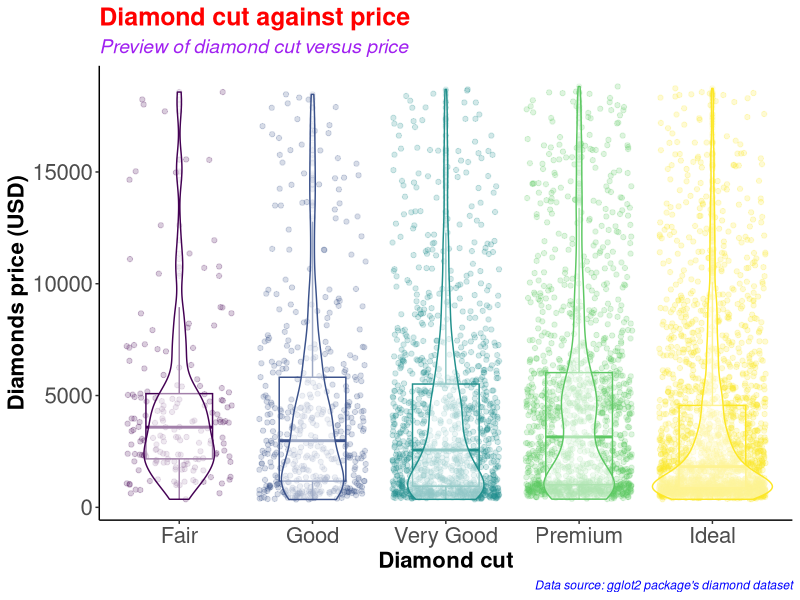
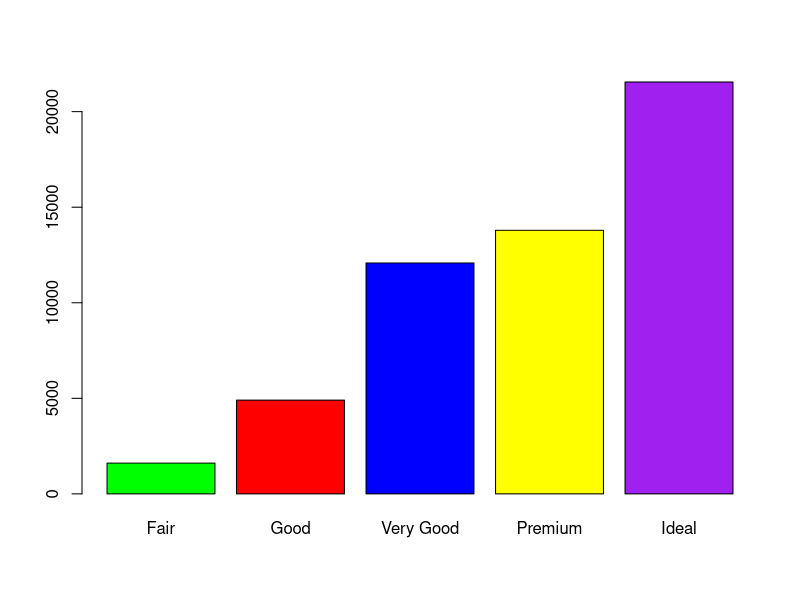
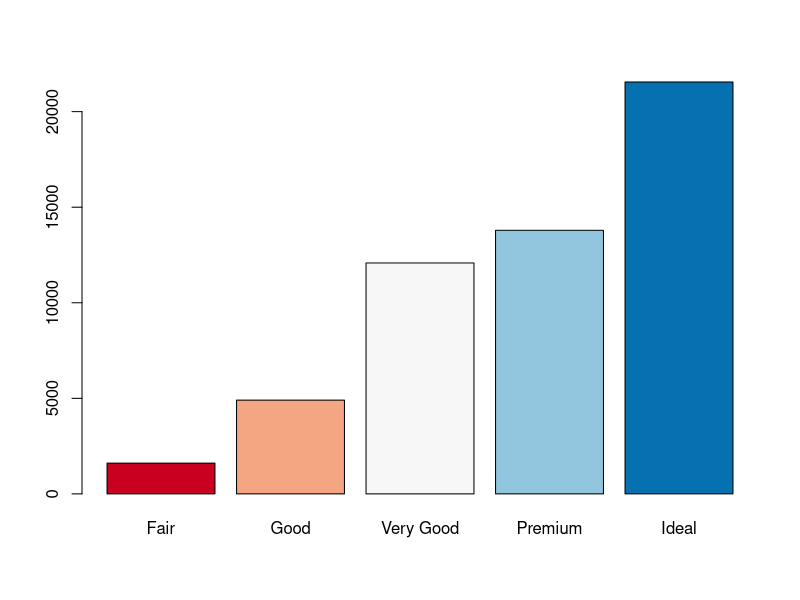
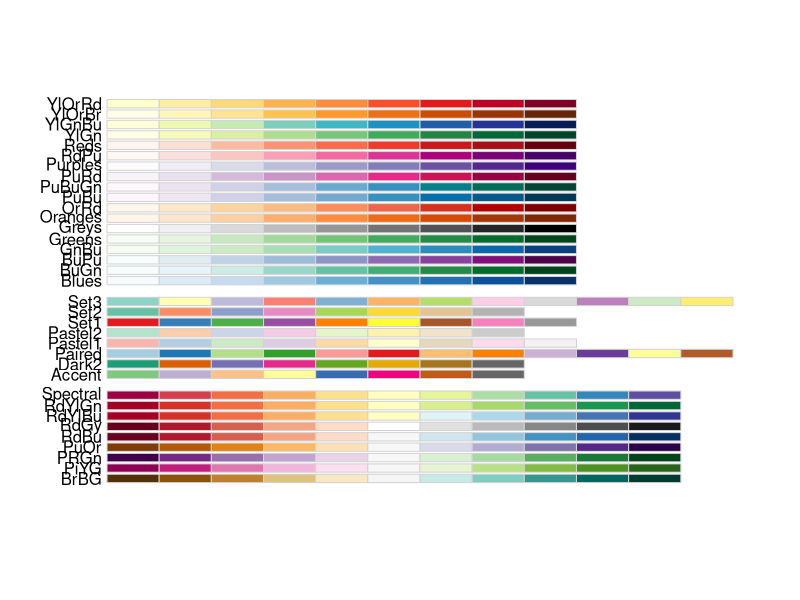
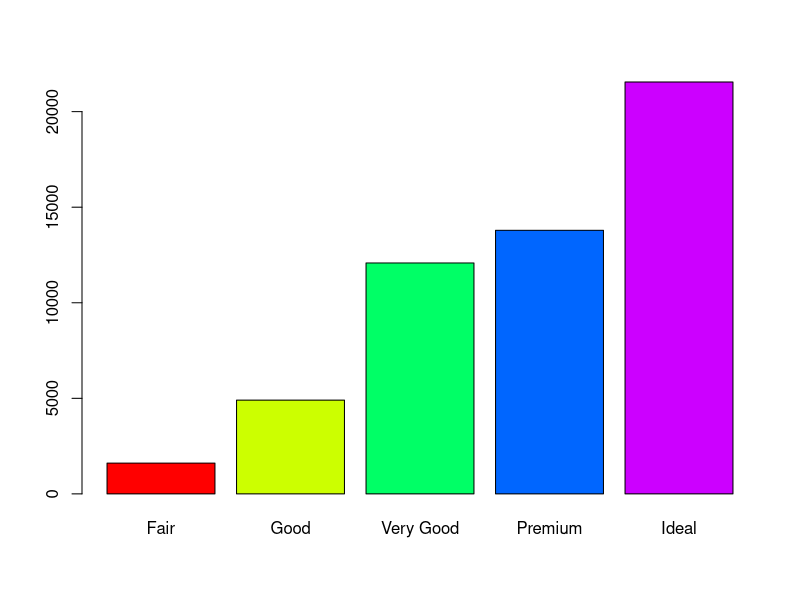
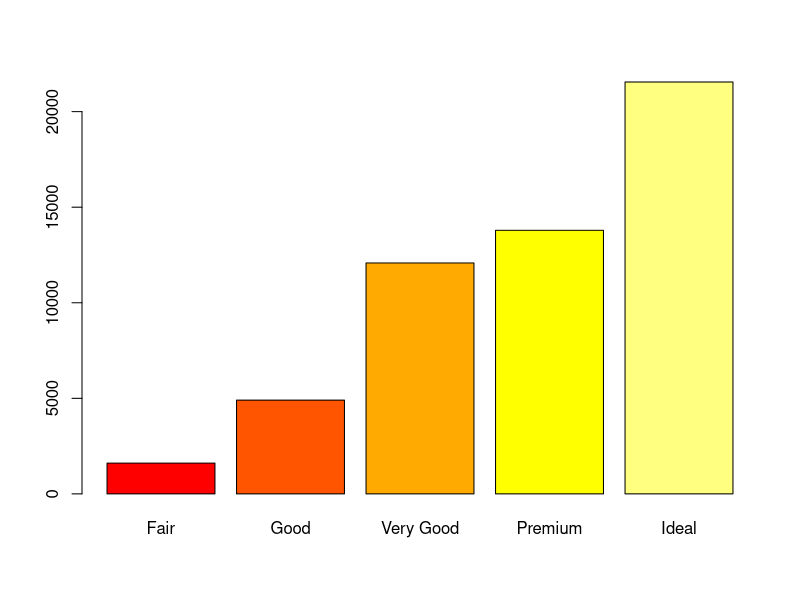
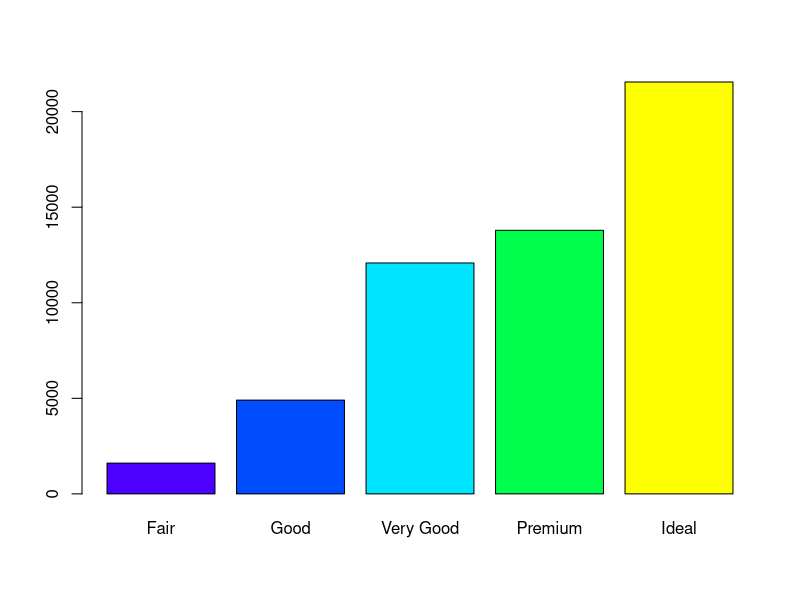
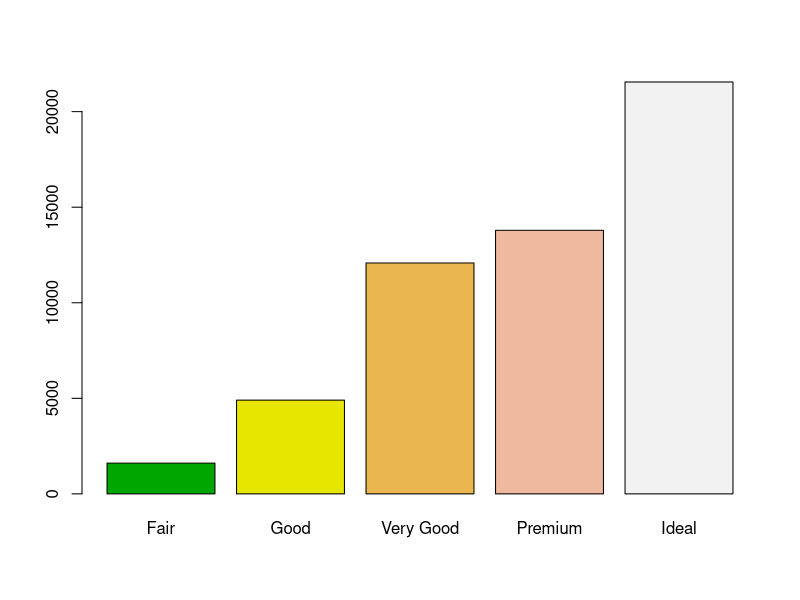

R code for these plots, in order:
#########################################
# Name: Wyclife Agumba Oluoch           #   
# E-mail: wyclifeoluoch@gmail.com       #
# GitHub: https://github.com/Wycology   #
# Task: Boxplot and violin plots in one #
# Date: 4th Jan 2021                    #
# Last edited: 15th Feb 2021            #
#########################################

# Loading the necessary libraries for the project
library(tidyverse) # This is for data wrangling and plotting
library(RColorBrewer) # This is for generating color pallets for the plots.

diamonds_df <- diamonds # Saving the diamonds data to a new object

head(diamonds) # Checking the variables in the data-set for subsequent analyses
nrow(diamonds) # Checking for the number of rows in the data. 53940 observations

diamonds_df %>% # Picking the diamonds data object
  slice_sample(n = 0.1*(nrow(diamonds))) %>% # Picking a portion of the data-set
  ggplot(aes(x = cut, y = price, color = cut)) + # Adding the mapping variables
  geom_point(position = "jitter", alpha = 0.2) + # Adding jitter and alpha
  geom_boxplot(alpha = 0.1, width = 0.5) + # Modifying dimensions of the boxplot 
  geom_violin(alpha = 0.5) + # Adding violin plot on top of the box and jitter
  theme_classic() + # Adding my preferred theme for publication.
  theme(legend.position = "none") + # Removing the legend; it is on the x-axis
  labs(x = "Diamond cut", # Having the best labels on the plot.
       y = "Diamonds price (USD)",
       title = "Diamond cut against price", # Setting titble of the plot
       subtitle = "Preview of diamond cut versus price",
       caption = "Data source: gglot2 package's diamond dataset") +
  theme(axis.text = element_text(size=16),
        axis.title = element_text(size=16,face="bold")) +
  theme(plot.title = element_text(color = 'red', size = 18, face = 'bold'),
        plot.subtitle = element_text(color = 'purple', size = 14, face = 'italic'),
        plot.caption = element_text(color = 'blue', face = 'italic'))

diamonds %>% 
  filter(cut == 'Very Good') %>% 
  nrow()

diamonds %>% 
  select(cut) %>% 
  table() %>% 
  barplot(col = c('green', 'red', 'blue', 'yellow', 'purple'))

# Instead of specifying the colors, we can simply use the color brewer panel 

diamonds %>% 
  select(cut) %>% 
  table() %>% 
  barplot(col = brewer.pal(n = 5, name = "RdBu"))
# To display more brewer colors options to use, run the following function:

display.brewer.all()

# Can also use rainbow colors

diamonds %>% 
  select(cut) %>% 
  table() %>% 
  barplot(col = rainbow(5))

# Can also use heat.colors
diamonds %>% 
  select(cut) %>% 
  table() %>% 
  barplot(col = heat.colors(5))

# Can also use topographic colors

diamonds %>% 
  select(cut) %>% 
  table() %>% 
  barplot(col = topo.colors(5))

# Can also use terrain colors
diamonds %>% 
  select(cut) %>% 
  table() %>% 
  barplot(col = terrain.colors(5))

# Can also use cm.colors
diamonds %>% 
  select(cut) %>% 
  table() %>% 
  barplot(col = cm.colors(5))

?getData
# That is awesome. Good for the day.
